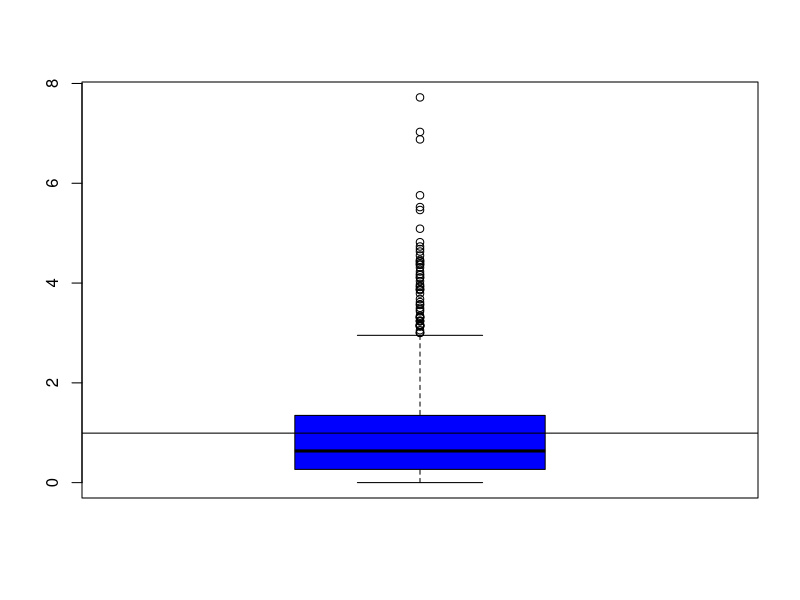
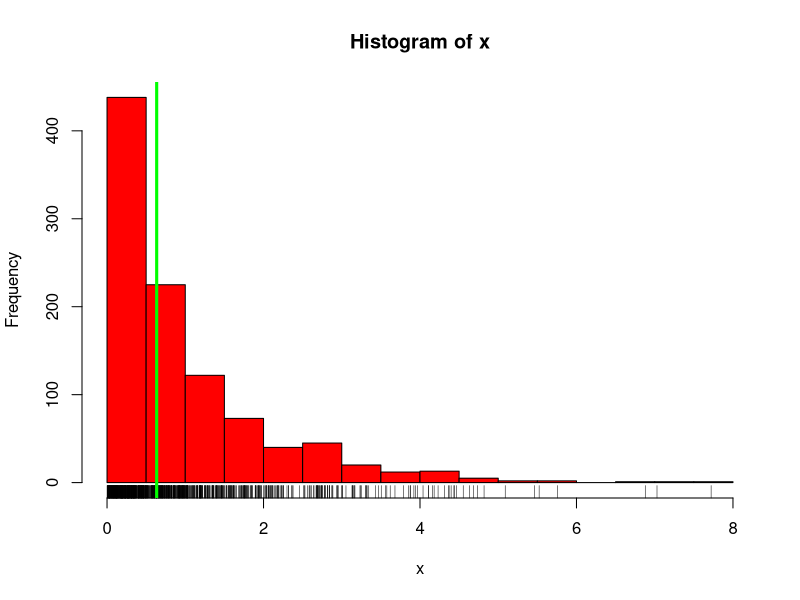
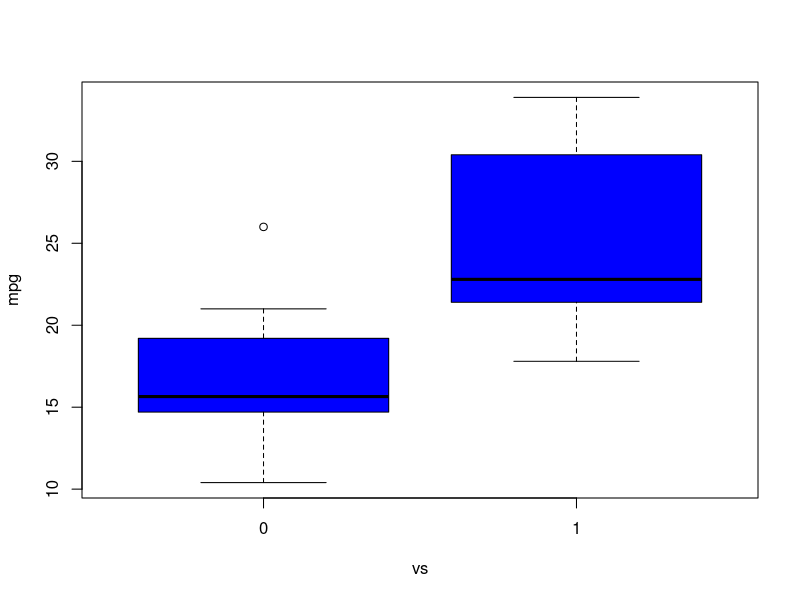
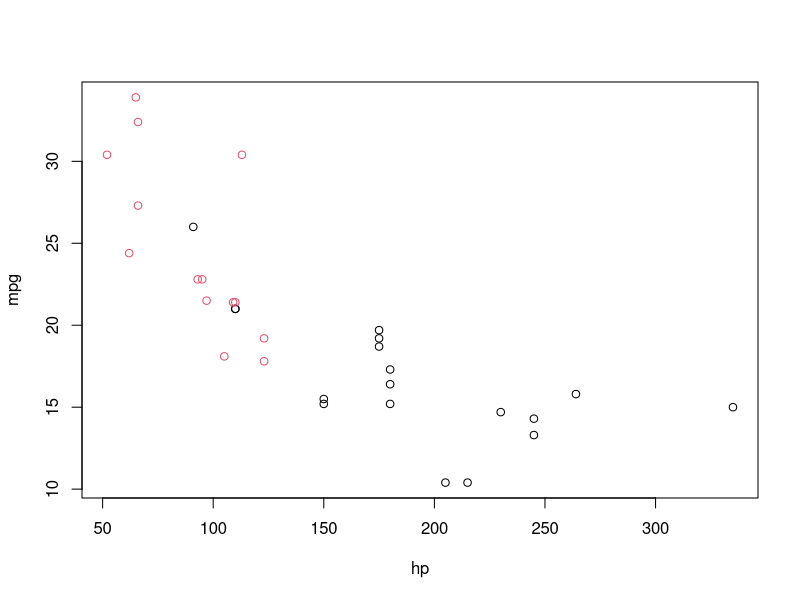
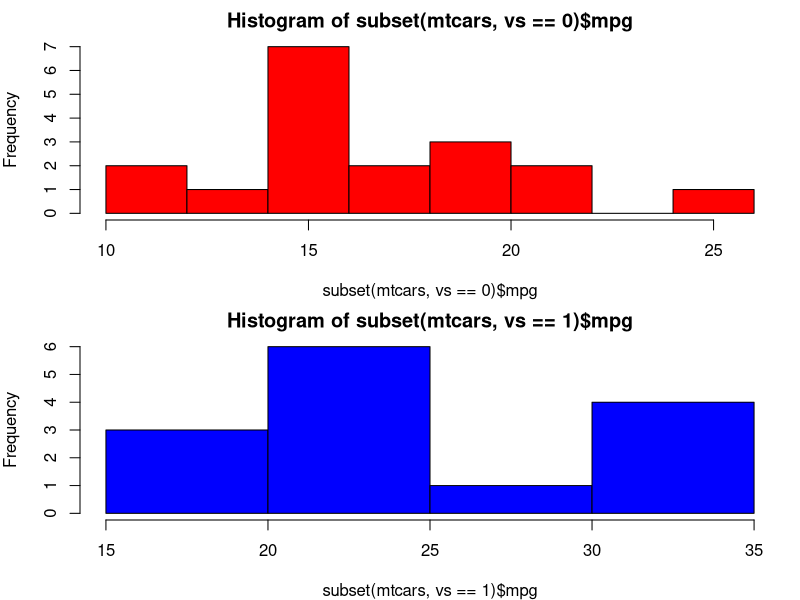
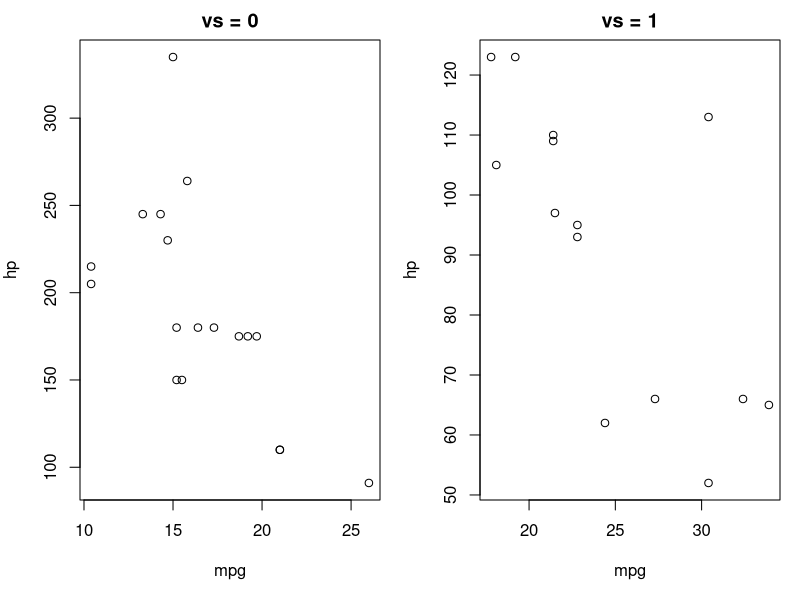
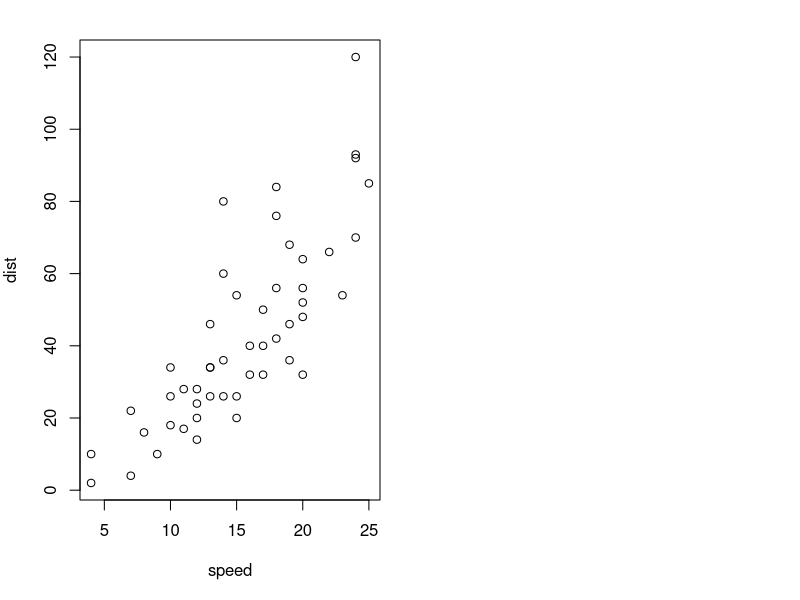
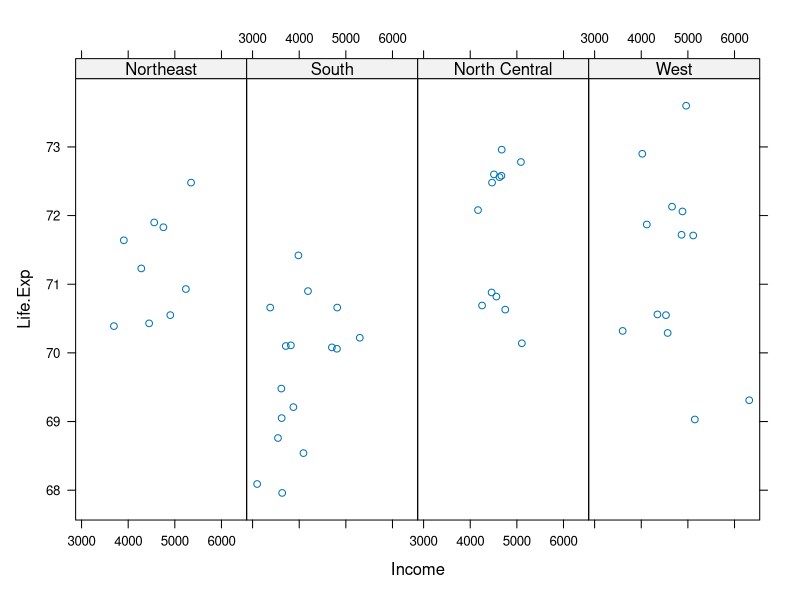

Write R code to recreate these figures, in order.
## ---- chunk 1
x <- rexp(1000,1)
summary(x)

boxplot(x, col = "blue")
abline(h = mean(x))
hist(x, col = "red", breaks = 25)
rug(x)
abline(v = median(x), col = "green", lwd = 3)
## ---- chunk 2
data(mtcars)

boxplot(mpg ~ vs, data = mtcars, col = "blue")

with(mtcars, plot(hp, mpg, col = vs+1))

par(mfrow = c(2,1), mar = c(4,4,2,1))
hist(subset(mtcars, vs == 0)$mpg, col = "red")
hist(subset(mtcars, vs == 1)$mpg, col = "blue")



par(mfrow = c(1,2), mar = c(5,4,2,1))
with(subset(mtcars, vs == 0), plot(mpg, hp, main = "vs = 0"))
with(subset(mtcars, vs == 1), plot(mpg, hp, main = "vs = 1"))
## ---- chunk 3
library(datasets)
data(cars)
with(cars, plot(speed,dist))
## ---- chunk 4
library(lattice)
state <- data.frame(state.x77, region = state.region)
xyplot(Life.Exp ~ Income | region, data = state, layout = c(4,1))
## ---- chunk 5
library(ggplot2)
data(mpg)
qplot(displ, hwy, data = mpg)
## ---- chunk 6
library(datasets)
hist(airquality$Ozone)
with(airquality, plot(Wind,Ozone))
## ---- chunk 7
library(datasets)
str(airquality)
boxplot(Ozone ~ Month, airquality, xlab = "Month", ylab = "Ozone (ppb)")
## ---- chunk 8
par(c("bg", "col", "mar", "mfrow"))
# mar is clockwise starting at bottom: bottom, left, top, right.
## ---- chunk 9
library(datasets)
with(airquality, plot(Wind, Ozone))
title(main = "Ozone and Wind in New York City")

with(airquality, plot(Wind, Ozone, main = "Ozone and Wind in New York City"))
with(subset(airquality, Month ==5), points(Wind, Ozone, col = "blue"))

with(airquality, plot(Wind, Ozone, main = "Ozone and Wind in New York City", type = "n"))
with(subset(airquality, Month ==5), points(Wind, Ozone, col = "blue"))
with(subset(airquality, Month !=5), points(Wind,Ozone,col = "red"))
legend("topright", pch = 1, col = c("blue", "red"), legend = c("May", "Other Months"))

with(airquality, plot(Wind, Ozone, main = "Ozone and Wind in NY", pch = 20))
model <- lm(Ozone ~ Wind, airquality)
abline(model, lwd = 2)
## ---- chunk 10
par(mfrow = c(1,2))
with(airquality, {
    plot(Wind, Ozone, main = "Ozone and Wind")
    plot(Solar.R, Ozone, main = "Ozone and Solar Radiation")
    })
## ---- chunk 11
par(mfrow = c(1,3), mar = c(4,4,2,1), oma = c(0,0,2,0))
with(airquality, {
    plot(Wind, Ozone, main = "Ozone and Wind")
    plot(Solar.R, Ozone, main = "Ozone and Solar Radiation")
    plot(Temp, Ozone, main = "Ozone and Temperature")
    mtext("Ozone and Weather in NYC", outer = TRUE)
})
## ---- chunk 12
x <- rnorm(100)
hist(x)
y <- rnorm(100)
plot(x,y)
z <- rnorm(100)
plot(x,z)
plot(x,y)
par(mar = c(2,2,2,2))
plot(x,y)
par(mar = c(4,4,2,2))
plot(x,y)

plot(x,y, pch = 20)
plot(x,y, pch = 19)
plot(x,y, pch = 2)
plot(x,y, pch = 3)
plot(x,y, pch = 4)
plot(x,y, pch = 20)
title("Scatterplot")
text(-2,-2, "Label")
legend("topleft", legend = "Data", pch = 20)
fit <- lm(y ~ x)
abline(fit, lwd = 3, col = "blue")


plot(x,y, xlab = "Weight", ylab = "Height", main = "Scatterplot", pch = 20)
legend("topright", legend = "Data", pch = 20)
fit <- lm(y ~ x)
abline(fit, lwd = 3, col = "red")

z <- rpois(100, 2)
par(mfrow = c(2,2))
plot(x,y, pch = 20)
plot(x,z, pch = 19)
par(mfrow = c(1,1))

x <- rnorm(100)
y <- x + rnorm(100)
g <- gl(2, 50, labels = c("Male", "Female"))
plot(x,y)

plot(x,y, type = "n")
points(x[g == "Male"], y[g == "Male"], col = "green")
points(x[g == "Female"], y[g == "Female"], col = "blue")
## ---- chunk 13
?Devices

library(datasets)
with(faithful, plot(eruptions, waiting))
title(main = "Old Faithful Geyser data")
## ---- chunk 14
pdf(file = "myplot.pdf")
with(faithful, plot(eruptions, waiting))
title(main = "Old Faithful Geyser data")
# Do not forget to close the PDF file device.
dev.off()
## ---- chunk 15
library(datasets)
with(faithful, plot(eruptions, waiting))
title(main = "Old Faithful Geyser data")
dev.copy(png, file = "geyserplot.png")
# Do not forget to close the PDF file device.
dev.off()
